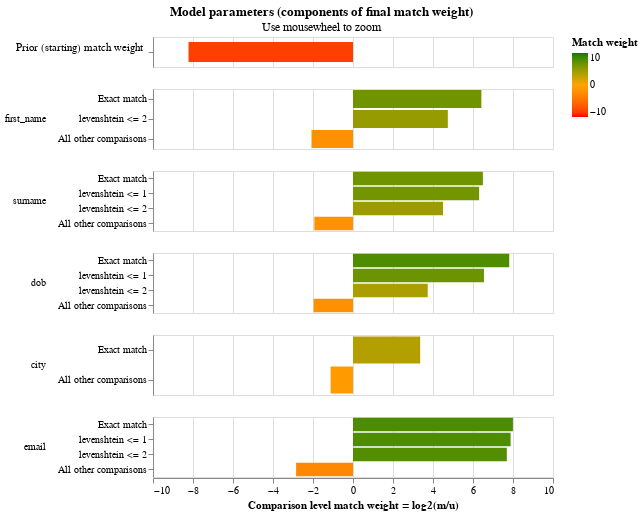

The notebook cell saved with this chart:
### Markdown cell above
## Visualising model parameters

Splink can generate a number of charts to help you understand your model.  For an introduction to these charts and how to interpret them, please see [this](https://www.youtube.com/watch?v=msz3T741KQI&t=507s) video.

The final estimated match weights can be viewed in the match weights chart:

### Code cell
linker.match_weights_chart()

### Figure 1 — Vega-Lite specification as saved in the notebook (floating-point values rounded to 4 significant figures)
{"$schema": "https://vega.github.io/schema/vega-lite/v5.2.json", "config": {"header": {"title": null}, "mark": {"tooltip": null}, "title": {"anchor": "middle"}, "view": {"height": 60, "width": 400}}, "data": {"values": [{"bayes_factor": 0.003343, "bayes_factor_description": "The probability that two random records drawn at random match is 0.003 or one in  300.1 records.This is equivalent to a starting match weight of -8.225.", "comparison_name": "probability_two_random_records_match", "comparison_sort_order": -1, "comparison_vector_value": 0, "has_tf_adjustments": false, "is_null_level": false, "label_for_charts": "", "log2_bayes_factor": -8.225, "m_probability": null, "m_probability_description": null, "max_comparison_vector_value": 0, "probability_two_random_records_match": 0.003332, "sql_condition": null, "tf_adjustment_column": null, "tf_adjustment_weight": null, "u_probability": null, "u_probability_description": null}, {"bayes_factor": 85.55, "bayes_factor_description": "If comparison level is `exact match` then comparison is 85.55 times more likely to be a match", "comparison_name": "first_name", "comparison_sort_order": 0, "comparison_vector_value": 2, "has_tf_adjustments": false, "is_null_level": false, "label_for_charts": "Exact match", "log2_bayes_factor": 6.419, "m_probability": 0.4956, "m_probability_description": "Amongst matching record comparisons, 49.56% of records are in the exact match comparison level", "max_comparison_vector_value": 2, "probability_two_random_records_match": 0.003332, "sql_condition": "first_name_l = first_name_r", "tf_adjustment_column": null, "tf_adjustment_weight": 1, "u_probability": 0.005794, "u_probability_description": "Amongst non-matching record comparisons, 0.58% of records are in the exact match comparison level"}, {"bayes_factor": 26.75, "bayes_factor_description": "If comparison level is `levenshtein <= 2` then comparison is 26.75 times more likely to be a match", "comparison_name": "first_name", "comparison_sort_order": 0, "comparison_vector_value": 1, "has_tf_adjustments": false, "is_null_level": false, "label_for_charts": "levenshtein <= 2", "log2_bayes_factor": 4.742, "m_probability": 0.2707, "m_probability_description": "Amongst matching record comparisons, 27.07% of records are in the levenshtein <= 2 comparison level", "max_comparison_vector_value": 2, "probability_two_random_records_match": 0.003332, "sql_condition": "levenshtein(first_name_l, first_name_r) <= 2", "tf_adjustment_column": null, "tf_adjustment_weight": 1, "u_probability": 0.01012, "u_probability_description": "Amongst non-matching record comparisons, 1.01% of records are in the levenshtein <= 2 comparison level"}, {"bayes_factor": 0.2374, "bayes_factor_description": "If comparison level is `all other comparisons` then comparison is  4.21 times less likely to be a match", "comparison_name": "first_name", "comparison_sort_order": 0, "comparison_vector_value": 0, "has_tf_adjustments": false, "is_null_level": false, "label_for_charts": "All other comparisons", "log2_bayes_factor": -2.074, "m_probability": 0.2336, "m_probability_description": "Amongst matching record comparisons, 23.36% of records are in the all other comparisons comparison level", "max_comparison_vector_value": 2, "probability_two_random_records_match": 0.003332, "sql_condition": "ELSE", "tf_adjustment_column": null, "tf_adjustment_weight": 1, "u_probability": 0.9841, "u_probability_description": "Amongst non-matching record comparisons, 98.41% of records are in the all other comparisons comparison level"}, {"bayes_factor": 90.17, "bayes_factor_description": "If comparison level is `exact match` then comparison is 90.17 times more likely to be a match", "comparison_name": "surname", "comparison_sort_order": 1, "comparison_vector_value": 3, "has_tf_adjustments": false, "is_null_level": false, "label_for_charts": "Exact match", "log2_bayes_factor": 6.495, "m_probability": 0.4409, "m_probability_description": "Amongst matching record comparisons, 44.09% of records are in the exact match comparison level", "max_comparison_vector_value": 3, "probability_two_random_records_match": 0.003332, "sql_condition": "surname_l = surname_r", "tf_adjustment_column": null, "tf_adjustment_weight": 1, "u_probability": 0.00489, "u_probability_description": "Amongst non-matching record comparisons, 0.49% of records are in the exact match comparison level"}, {"bayes_factor": 79.15, "bayes_factor_description": "If comparison level is `levenshtein <= 1` then comparison is 79.15 times more likely to be a match", "comparison_name": "surname", "comparison_sort_order": 1, "comparison_vector_value": 2, "has_tf_adjustments": false, "is_null_level": false, "label_for_charts": "levenshtein <= 1", "log2_bayes_factor": 6.307, "m_probability": 0.1871, "m_probability_description": "Amongst matching record comparisons, 18.71% of records are in the levenshtein <= 1 comparison level", "max_comparison_vector_value": 3, "probability_two_random_records_match": 0.003332, "sql_condition": "levenshtein(surname_l, surname_r) <= 1", "tf_adjustment_column": null, "tf_adjustment_weight": 1, "u_probability": 0.002364, "u_probability_description": "Amongst non-matching record comparisons, 0.24% of records are in the levenshtein <= 1 comparison level"}, {"bayes_factor": 22.6, "bayes_factor_description": "If comparison level is `levenshtein <= 2` then comparison is 22.60 times more likely to be a match", "comparison_name": "surname", "comparison_sort_order": 1, "comparison_vector_value": 1, "has_tf_adjustments": false, "is_null_level": false, "label_for_charts": "levenshtein <= 2", "log2_bayes_factor": 4.498, "m_probability": 0.1132, "m_probability_description": "Amongst matching record comparisons, 11.32% of records are in the levenshtein <= 2 comparison level", "max_comparison_vector_value": 3, "probability_two_random_records_match": 0.003332, "sql_condition": "levenshtein(surname_l, surname_r) <= 2", "tf_adjustment_column": null, "tf_adjustment_weight": 1, "u_probability": 0.005009, "u_probability_description": "Amongst non-matching record comparisons, 0.50% of records are in the levenshtein <= 2 comparison level"}, {"bayes_factor": 0.2619, "bayes_factor_description": "If comparison level is `all other comparisons` then comparison is  3.82 times less likely to be a match", "comparison_name": "surname", "comparison_sort_order": 1, "comparison_vector_value": 0, "has_tf_adjustments": false, "is_null_level": false, "label_for_charts": "All other comparisons", "log2_bayes_factor": -1.933, "m_probability": 0.2587, "m_probability_description": "Amongst matching record comparisons, 25.87% of records are in the all other comparisons comparison level", "max_comparison_vector_value": 3, "probability_two_random_records_match": 0.003332, "sql_condition": "ELSE", "tf_adjustment_column": null, "tf_adjustment_weight": 1, "u_probability": 0.9877, "u_probability_description": "Amongst non-matching record comparisons, 98.77% of records are in the all other comparisons comparison level"}, {"bayes_factor": 224.6, "bayes_factor_description": "If comparison level is `exact match` then comparison is 224.62 times more likely to be a match", "comparison_name": "dob", "comparison_sort_order": 2, "comparison_vector_value": 3, "has_tf_adjustments": false, "is_null_level": false, "label_for_charts": "Exact match", "log2_bayes_factor": 7.811, "m_probability": 0.3926, "m_probability_description": "Amongst matching record comparisons, 39.26% of records are in the exact match comparison level", "max_comparison_vector_value": 3, "probability_two_random_records_match": 0.003332, "sql_condition": "dob_l = dob_r", "tf_adjustment_column": null, "tf_adjustment_weight": 1, "u_probability": 0.001748, "u_probability_description": "Amongst non-matching record comparisons, 0.17% of records are in the exact match comparison level"}, {"bayes_factor": 93.59, "bayes_factor_description": "If comparison level is `levenshtein <= 1` then comparison is 93.59 times more likely to be a match", "comparison_name": "dob", "comparison_sort_order": 2, "comparison_vector_value": 2, "has_tf_adjustments": false, "is_null_level": false, "label_for_charts": "levenshtein <= 1", "log2_bayes_factor": 6.548, "m_probability": 0.1499, "m_probability_description": "Amongst matching record comparisons, 14.99% of records are in the levenshtein <= 1 comparison level", "max_comparison_vector_value": 3, "probability_two_random_records_match": 0.003332, "sql_condition": "levenshtein(dob_l, dob_r) <= 1", "tf_adjustment_column": null, "tf_adjustment_weight": 1, "u_probability": 0.001602, "u_probability_description": "Amongst non-matching record comparisons, 0.16% of records are in the levenshtein <= 1 comparison level"}, {"bayes_factor": 13.32, "bayes_factor_description": "If comparison level is `levenshtein <= 2` then comparison is 13.32 times more likely to be a match", "comparison_name": "dob", "comparison_sort_order": 2, "comparison_vector_value": 1, "has_tf_adjustments": false, "is_null_level": false, "label_for_charts": "levenshtein <= 2", "log2_bayes_factor": 3.736, "m_probability": 0.2067, "m_probability_description": "Amongst matching record comparisons, 20.67% of records are in the levenshtein <= 2 comparison level", "max_comparison_vector_value": 3, "probability_two_random_records_match": 0.003332, "sql_condition": "levenshtein(dob_l, dob_r) <= 2", "tf_adjustment_column": null, "tf_adjustment_weight": 1, "u_probability": 0.01552, "u_probability_description": "Amongst non-matching record comparisons, 1.55% of records are in the levenshtein <= 2 comparison level"}, {"bayes_factor": 0.2556, "bayes_factor_description": "If comparison level is `all other comparisons` then comparison is  3.91 times less likely to be a match", "comparison_name": "dob", "comparison_sort_order": 2, "comparison_vector_value": 0, "has_tf_adjustments": false, "is_null_level": false, "label_for_charts": "All other comparisons", "log2_bayes_factor": -1.968, "m_probability": 0.2508, "m_probability_description": "Amongst matching record comparisons, 25.08% of records are in the all other comparisons comparison level", "max_comparison_vector_value": 3, "probability_two_random_records_match": 0.003332, "sql_condition": "ELSE", "tf_adjustment_column": null, "tf_adjustment_weight": 1, "u_probability": 0.9811, "u_probability_description": "Amongst non-matching record comparisons, 98.11% of records are in the all other comparisons comparison level"}, {"bayes_factor": 10.26, "bayes_factor_description": "If comparison level is `exact match` then comparison is 10.26 times more likely to be a match", "comparison_name": "city", "comparison_sort_order": 3, "comparison_vector_value": 1, "has_tf_adjustments": true, "is_null_level": false, "label_for_charts": "Exact match", "log2_bayes_factor": 3.359, "m_probability": 0.5657, "m_probability_description": "Amongst matching record comparisons, 56.57% of records are in the exact match comparison level", "max_comparison_vector_value": 1, "probability_two_random_records_match": 0.003332, "sql_condition": "city_l = city_r", "tf_adjustment_column": "city", "tf_adjustment_weight": 1, "u_probability": 0.05515, "u_probability_description": "Amongst non-matching record comparisons, 5.51% of records are in the exact match comparison level"}, {"bayes_factor": 0.4597, "bayes_factor_description": "If comparison level is `all other comparisons` then comparison is  2.18 times less likely to be a match", "comparison_name": "city", "comparison_sort_order": 3, "comparison_vector_value": 0, "has_tf_adjustments": false, "is_null_level": false, "label_for_charts": "All other comparisons", "log2_bayes_factor": -1.121, "m_probability": 0.4343, "m_probability_description": "Amongst matching record comparisons, 43.43% of records are in the all other comparisons comparison level", "max_comparison_vector_value": 1, "probability_two_random_records_match": 0.003332, "sql_condition": "ELSE", "tf_adjustment_column": null, "tf_adjustment_weight": 1, "u_probability": 0.9449, "u_probability_description": "Amongst non-matching record comparisons, 94.49% of records are in the all other comparisons comparison level"}, {"bayes_factor": 255.4, "bayes_factor_description": "If comparison level is `exact match` then comparison is 255.42 times more likely to be a match", "comparison_name": "email", "comparison_sort_order": 4, "comparison_vector_value": 3, "has_tf_adjustments": false, "is_null_level": false, "label_for_charts": "Exact match", "log2_bayes_factor": 7.997, "m_probability": 0.5604, "m_probability_description": "Amongst matching record comparisons, 56.04% of records are in the exact match comparison level", "max_comparison_vector_value": 3, "probability_two_random_records_match": 0.003332, "sql_condition": "email_l = email_r", "tf_adjustment_column": null, "tf_adjustment_weight": 1, "u_probability": 0.002194, "u_probability_description": "Amongst non-matching record comparisons, 0.22% of records are in the exact match comparison level"}, {"bayes_factor": 235.5, "bayes_factor_description": "If comparison level is `levenshtein <= 1` then comparison is 235.46 times more likely to be a match", "comparison_name": "email", "comparison_sort_order": 4, "comparison_vector_value": 2, "has_tf_adjustments": false, "is_null_level": false, "label_for_charts": "levenshtein <= 1", "log2_bayes_factor": 7.879, "m_probability": 0.1727, "m_probability_description": "Amongst matching record comparisons, 17.27% of records are in the levenshtein <= 1 comparison level", "max_comparison_vector_value": 3, "probability_two_random_records_match": 0.003332, "sql_condition": "levenshtein(email_l, email_r) <= 1", "tf_adjustment_column": null, "tf_adjustment_weight": 1, "u_probability": 0.0007334, "u_probability_description": "Amongst non-matching record comparisons, 0.07% of records are in the levenshtein <= 1 comparison level"}, {"bayes_factor": 206.6, "bayes_factor_description": "If comparison level is `levenshtein <= 2` then comparison is 206.64 times more likely to be a match", "comparison_name": "email", "comparison_sort_order": 4, "comparison_vector_value": 1, "has_tf_adjustments": false, "is_null_level": false, "label_for_charts": "levenshtein <= 2", "log2_bayes_factor": 7.691, "m_probability": 0.1283, "m_probability_description": "Amongst matching record comparisons, 12.83% of records are in the levenshtein <= 2 comparison level", "max_comparison_vector_value": 3, "probability_two_random_records_match": 0.003332, "sql_condition": "levenshtein(email_l, email_r) <= 2", "tf_adjustment_column": null, "tf_adjustment_weight": 1, "u_probability": 0.0006208, "u_probability_description": "Amongst non-matching record comparisons, 0.06% of records are in the levenshtein <= 2 comparison level"}, {"bayes_factor": 0.1392, "bayes_factor_description": "If comparison level is `all other comparisons` then comparison is  7.19 times less likely to be a match", "comparison_name": "email", "comparison_sort_order": 4, "comparison_vector_value": 0, "has_tf_adjustments": false, "is_null_level": false, "label_for_charts": "All other comparisons", "log2_bayes_factor": -2.845, "m_probability": 0.1387, "m_probability_description": "Amongst matching record comparisons, 13.87% of records are in the all other comparisons comparison level", "max_comparison_vector_value": 3, "probability_two_random_records_match": 0.003332, "sql_condition": "ELSE", "tf_adjustment_column": null, "tf_adjustment_weight": 1, "u_probability": 0.9965, "u_probability_description": "Amongst non-matching record comparisons, 99.65% of records are in the all other comparisons comparison level"}]}, "resolve": {"axis": {"y": "independent"}, "scale": {"y": "independent"}}, "selection": {"zoom_selector": {"bind": "scales", "encodings": ["x"], "type": "interval"}}, "title": {"subtitle": "Use mousewheel to zoom", "text": "Model parameters (components of final match weight)"}, "vconcat": [{"encoding": {"color": {"field": "log2_bayes_factor", "scale": {"domain": [-10, 0, 10], "range": ["red", "orange", "green"]}, "title": "Match weight", "type": "quantitative"}, "tooltip": [{"field": "comparison_name", "title": "Comparison name", "type": "nominal"}, {"field": "probability_two_random_records_match", "format": ".4f", "title": "Probability two random records match", "type": "nominal"}, {"field": "log2_bayes_factor", "format": ",.4f", "title": "Equivalent match weight", "type": "quantitative"}, {"field": "bayes_factor_description", "title": "Match weight description", "type": "nominal"}], "x": {"axis": {"domain": false, "labels": false, "ticks": false, "title": ""}, "field": "log2_bayes_factor", "scale": {"domain": [-10, 10]}, "type": "quantitative"}, "y": {"axis": {"title": "Prior (starting) match weight", "titleAlign": "right", "titleAngle": 0, "titleFontWeight": "normal"}, "field": "label_for_charts", "sort": {"field": "comparison_vector_value", "order": "descending"}, "type": "nominal"}}, "height": 30, "mark": {"clip": true, "height": 20, "type": "bar"}, "selection": {"zoom_selector": {"bind": "scales", "encodings": ["x"], "type": "interval"}}, "transform": [{"filter": "(datum.comparison_name == 'probability_two_random_records_match')"}]}, {"encoding": {"color": {"field": "log2_bayes_factor", "scale": {"domain": [-10, 0, 10], "range": ["red", "orange", "green"]}, "title": "Match weight", "type": "quantitative"}, "row": {"field": "comparison_name", "header": {"labelAlign": "left", "labelAnchor": "middle", "labelAngle": 0}, "sort": {"field": "comparison_sort_order"}, "type": "nominal"}, "tooltip": [{"field": "comparison_name", "title": "Comparison name", "type": "nominal"}, {"field": "label_for_charts", "title": "Label", "type": "ordinal"}, {"field": "sql_condition", "title": "SQL condition", "type": "nominal"}, {"field": "m_probability", "format": ".4f", "title": "M probability", "type": "quantitative"}, {"field": "u_probability", "format": ".4f", "title": "U probability", "type": "quantitative"}, {"field": "bayes_factor", "format": ",.4f", "title": "Bayes factor = m/u", "type": "quantitative"}, {"field": "log2_bayes_factor", "format": ",.4f", "title": "Match weight = log2(m/u)", "type": "quantitative"}, {"field": "bayes_factor_description", "title": "Match weight description", "type": "nominal"}], "x": {"axis": {"title": "Comparison level match weight = log2(m/u)"}, "field": "log2_bayes_factor", "scale": {"domain": [-10, 10]}, "type": "quantitative"}, "y": {"axis": {"title": null}, "field": "label_for_charts", "sort": {"field": "comparison_vector_value", "order": "descending"}, "type": "nominal"}}, "mark": {"clip": true, "type": "bar"}, "resolve": {"axis": {"y": "independent"}, "scale": {"y": "independent"}}, "selection": {"zoom_selector": {"bind": "scales", "encodings": ["x"], "type": "interval"}}, "transform": [{"filter": "(datum.comparison_name != 'probability_two_random_records_match')"}]}]}
